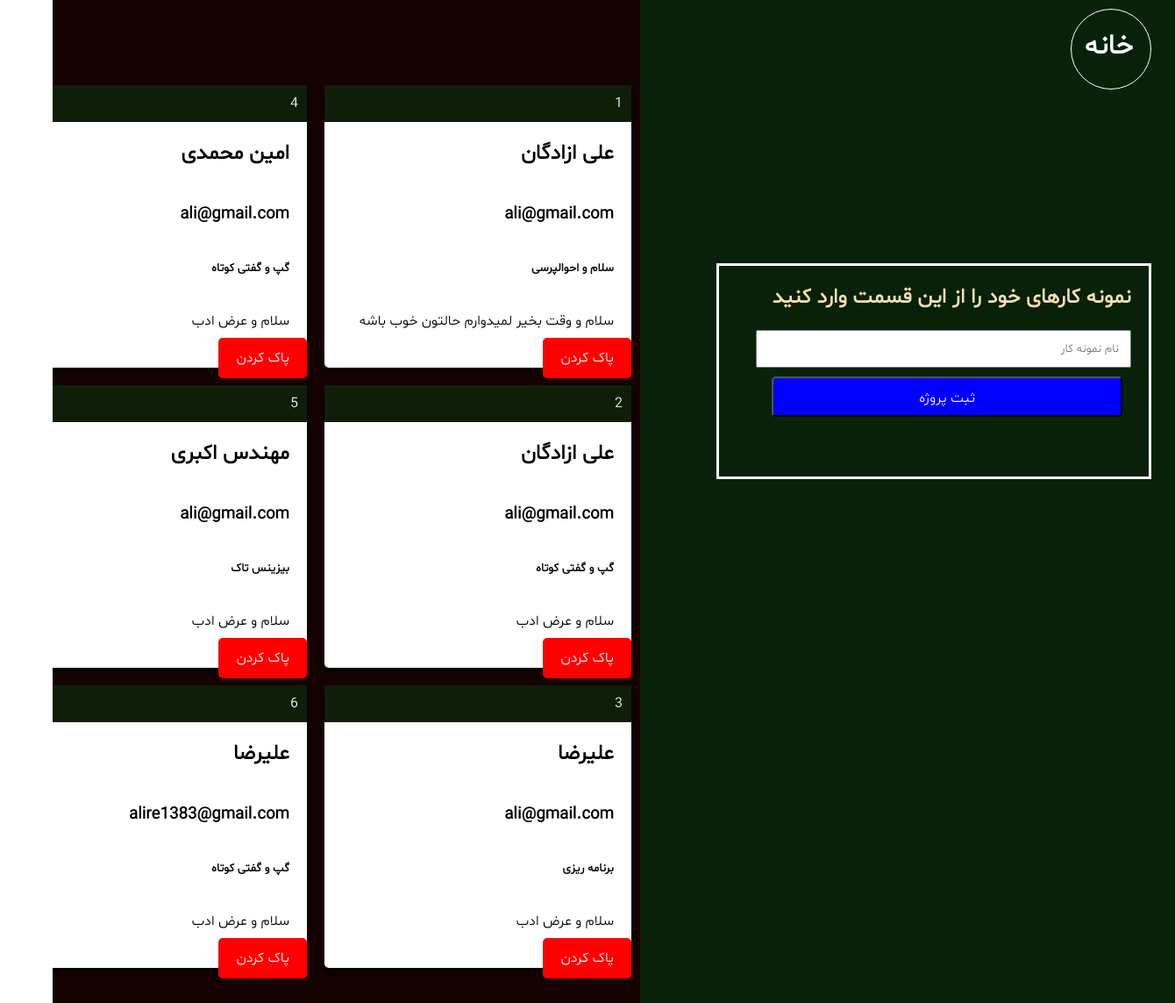
The page /panel on the database its author committed.
### portfolio.py (models this page shows)
class ContactForm(db.Model):
    id = db.Column(db.Integer , primary_key=True)
    name = db.Column(db.String(30) , nullable=False)
    email = db.Column(db.String(30) , nullable=False)
    title = db.Column(db.String(30) , nullable=False)
    text = db.Column(db.String(120) , nullable=False)

### portfolio.py (the view, shortened to what this page needs)
@app.route('/panel' , methods = ['GET' , 'POST'])
def panel():
    if request.method == 'GET':
        contacts = ContactForm.query.all()
        return render_template('panel.html' , contacts = contacts)

### templates/panel.html (shortened to what this page needs)
{% extends 'inc/base.html' %}
{% block head %}
<link rel="stylesheet" href="{{url_for('static' , filename = 'panel.css')}}">
{% endblock %}
{% block content %}
<main>
  <div class="right">
    <form action="" method="post">
        <div class="home">
            <h1><a href="{{url_for('index')}} " style="color: white;">خانه</a></h1>
        </div>
        <div class="create">
            <h2 style="color: wheat;">نمونه کارهای خود را از این قسمت وارد کنید</h2>
            <input type="text" name="i_name" placeholder="نام نمونه کار"><br>
            <input type="submit" value="ثبت پروژه">
        </div>
    </form>
  </div>
    <div class="left">
    {% for contact in contacts %}
        <div class="info-box">
            <p style="background-color: rgb(15, 30, 9); color: white; padding: 10px; "> {{contact.id}} </p>
            <h2 style="padding: 20px;"> {{contact.name}} </h2>
            <h3 style="padding: 20px;"> {{contact.email}} </h3>
            <h5 style="padding: 20px;"> {{contact.title}} </h5>
            <p style="padding: 20px;"> {{contact.text}} </p>
            <a href="{{url_for('delete2' , contact_id = contact.id)}}" style="background-color: red; color: white; padding: 12px 20px; border-radius: 5px;text-decoration: none;"> پاک کردن</a>
        </div>
    {% endfor  %}
    </div>
</main>
{% endblock %}

### templates/inc/base.html (shortened to what this page needs)
<!DOCTYPE html>
<html lang="en">
<head>
    {% block head %}  {% endblock %}
</head>
<body dir="rtl">
    {% block content %}
    {% endblock %}
</body>
</html>

### static/panel.css (style rules this page uses)
* { margin: 0; padding: 0; }
body { font-family: shabnam; }
a { text-decoration: none; }
main { display: flex; height: 1200px; background-image: url('/static/images/image33.jpg') format('jpg'); background-size: cover; background-repeat: no-repeat; }
main .right { width: 50%; display: flex; align-items: center; justify-content: flex-start; flex-direction: column; background-color: rgb(9, 33, 9); }
main .right .create { border:3px solid white; padding: 20px; width: 450px; margin-top: 300px; height: 200px; }
main .right .create input { width: 400px; height: 15px; font-family: shabnam; padding: 12px; margin-top: 20px; outline: none; }
main .right .home { color: white; border: 1px solid; width: 50px; height: 50px; padding: 20px; position: absolute; top: 10px; border-radius: 50%; -webkit-border-radius: 50%; -moz-border-radius: 50%; -ms-border-radius: 50%; -o-border-radius: 50%; }
main .right .create input[type="submit"] { background-color: blue; color: white; font-size: 16px; width: 400px; padding-top: 12px; padding-bottom: 30px; padding-left: 20px; border-radius: 5px; margin-right: 10px; padding-right: 20px; margin-top: 10px; cursor: pointer; -webkit-border-radius: 5px; -moz-border-radius: 5px; -ms-border-radius: 5px; -o-border-radius: 5px; }
main .left { width: 50%; display: flex; align-items: center; justify-content: center; flex-wrap: wrap; flex-direction: column; background-color: rgb(21, 3, 3); }
main .left .info-box { box-shadow: 0px 3px 5px ; border-radius: 5px; width: 350px; margin: 10px; -webkit-border-radius: 5px; -moz-border-radius: 5px; background-color: white; -ms-border-radius: 5px; -o-border-radius: 5px; }

### rows shown on the page
ContactForm: name "علی ازادگان", email "ali@gmail.com", title "سلام و احوالپرسی", text "سلام و وقت بخیر لمیدوارم حالتون خوب باشه"
ContactForm: name "علی ازادگان", email "ali@gmail.com", title "گپ و گفتی کوتاه", text "سلام و عرض ادب"
ContactForm: name "علیرضا", email "ali@gmail.com", text "سلام و عرض ادب"
ContactForm: name "امین محمدی", email "ali@gmail.com", title "گپ و گفتی کوتاه", text "سلام و عرض ادب"
ContactForm: name "مهندس اکبری", email "ali@gmail.com", title "بیزینس تاک", text "سلام و عرض ادب"
ContactForm: name "علیرضا", email "alire1383@gmail.com", title "گپ و گفتی کوتاه", text "سلام و عرض ادب"
